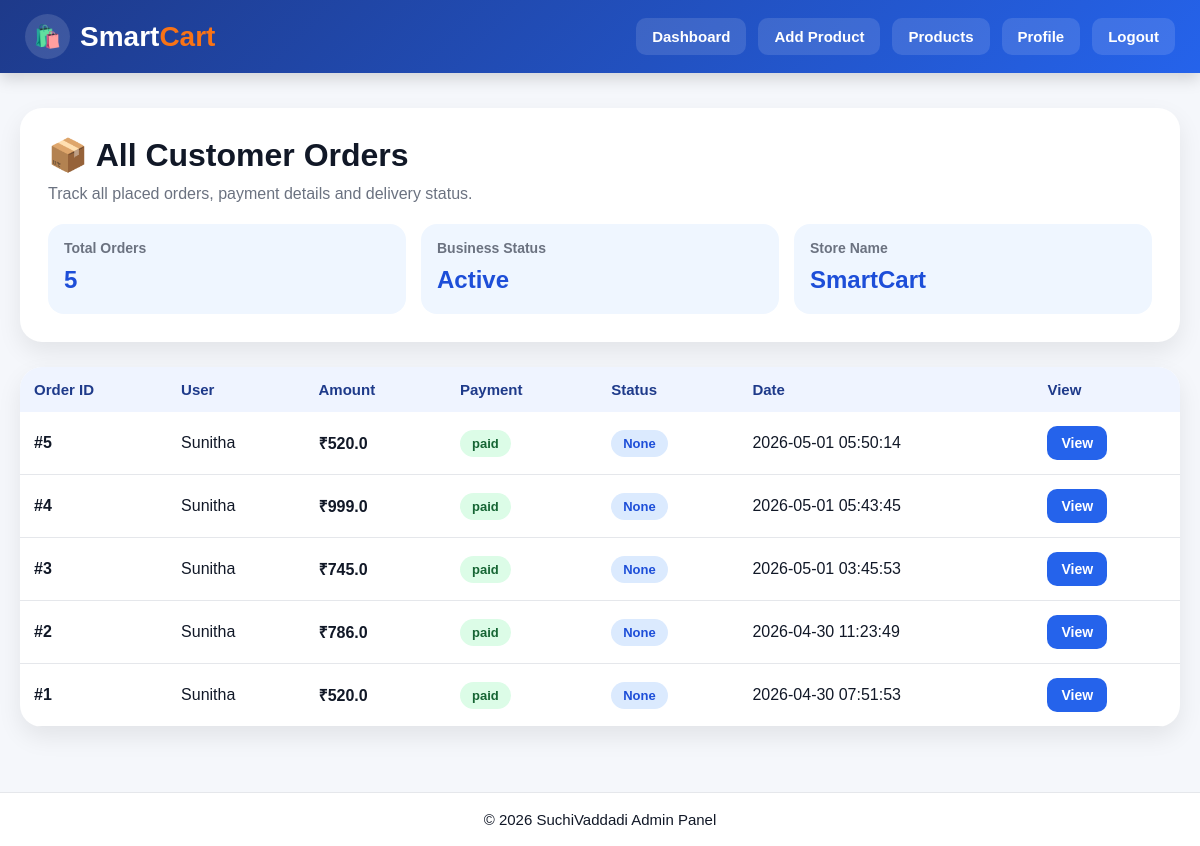
/admin/orders (signed in), run on the app's committed database.
### tables this page shows
CREATE TABLE orders (
    order_id INTEGER PRIMARY KEY AUTOINCREMENT,
    user_id INTEGER,
    razorpay_order_id TEXT,
    razorpay_payment_id TEXT,
    amount REAL,
    payment_status TEXT,
    order_status TEXT,
    created_at TIMESTAMP DEFAULT CURRENT_TIMESTAMP
, address_id INTEGER);

CREATE TABLE users (
    user_id INTEGER PRIMARY KEY AUTOINCREMENT,
    name TEXT NOT NULL,
    email TEXT UNIQUE NOT NULL,
    password TEXT NOT NULL,
    profile_image TEXT
);

### app.py (the view)
@app.route('/admin/orders')
def admin_orders():
    if 'admin_id' not in session:
        flash("Please login as admin!", "danger")
        return redirect('/admin-login')
    conn = get_db_connection()
    cursor = conn.cursor()
    cursor.execute("""
        SELECT o.order_id, o.user_id, o.amount,
               o.payment_status, o.order_status, o.created_at,
               u.name AS username
        FROM orders o
        LEFT JOIN users u ON o.user_id = u.user_id
        ORDER BY o.created_at DESC
    """)
    orders = cursor.fetchall()
    cursor.close()
    conn.close()
    return render_template("admin/order_list.html", orders=orders)

### app.py (called while the page is built)
def get_db_connection():
    conn = sqlite3.connect(config.DB_NAME)
    conn.row_factory = sqlite3.Row
    return conn

### templates/admin/order_list.html (shortened to what this page needs)
<!DOCTYPE html>
<html lang="en">
<head>
</head>
<body>
<div class="navbar">
    <div class="logo">
        <div class="logo-icon">🛍️</div>
        <h1>Smart<span>Cart</span></h1>
    </div>
    <div class="nav-links" id="navMenu">
        <a href="/admin-dashboard">Dashboard</a>
        <a href="/admin/add-item">Add Product</a>
        <a href="/admin/item-list">Products</a>
        <a href="/admin/profile">Profile</a>
        <a href="/admin-logout">Logout</a>
    </div>
</div>
<div class="container">
    <div class="header-card">
        <h2>📦 All Customer Orders</h2>
        <p>Track all placed orders, payment details and delivery status.</p>
        <div class="stats">
            <div class="stat-box">
                <h4>Total Orders</h4>
                <p>{{ orders|length }}</p>
            </div>
            <div class="stat-box">
                <h4>Business Status</h4>
                <p>Active</p>
            </div>
            <div class="stat-box">
                <h4>Store Name</h4>
                <p>SmartCart</p>
            </div>
        </div>
    </div>
    <div class="table-card">
        <div class="table-wrap">
            <table>
                <tr>
                    <th>Order ID</th>
                    <th>User</th>
                    <th>Amount</th>
                    <th>Payment</th>
                    <th>Status</th>
                    <th>Date</th>
                    <th>View</th>
                </tr>
                {% for order in orders %}
                <tr>
                    <td><strong>#{{ order.order_id }}</strong></td>
                    <td>{{ order.username }}</td>
                    <td><strong>₹{{ order.amount }}</strong></td>
                    <td><span class="badge payment">{{ order.payment_status }}</span></td>
                    <td><span class="badge status">{{ order.order_status }}</span></td>
                    <td>{{ order.created_at }}</td>
                    <td>
                        <a class="btn" href="/admin/order/{{ order.order_id }}">View</a>
                    </td>
                </tr>
                {% endfor %}
            </table>
        </div>
    </div>
</div>
<footer class="footer">
    © 2026 SuchiVaddadi Admin Panel
</footer>
</body>
</html>

### templates/admin/order_list.html (style rules this page uses)
* { margin:0; padding:0; box-sizing:border-box; font-family:Arial,sans-serif; }
html { scroll-behavior:smooth; }
body { background:#f5f7fb; color:#111827; min-height:100vh; display:flex; flex-direction:column; }
.navbar { width:100%; background:linear-gradient(135deg,#1e3a8a,#2563eb); padding:14px 25px; display:flex; justify-content:space-between; align-items:center; gap:15px; position:sticky; top:0; z-index:1000; box-shadow:0 6px 15px rgba(0,0,0,.15); }
.logo { display:flex; align-items:center; gap:10px; color:#fff; }
.logo-icon { width:45px; height:45px; border-radius:50%; background:#ffffff22; display:flex; align-items:center; justify-content:center; font-size:22px; }
.logo h1 { font-size:28px; font-weight:800; }
.logo h1 span { color:#f97316; }
.nav-links { display:flex; gap:12px; align-items:center; }
.nav-links a { text-decoration:none; color:#fff; padding:10px 16px; border-radius:10px; font-size:15px; font-weight:700; background:rgba(255,255,255,.12); transition:.3s; }
.container { max-width:1250px; width:100%; margin:35px auto; padding:0 20px; flex:1; }
.header-card { background:#fff; border-radius:22px; padding:28px; box-shadow:0 10px 25px rgba(0,0,0,.08); margin-bottom:25px; }
.header-card h2 { font-size:32px; margin-bottom:8px; }
.header-card p { color:#6b7280; line-height:1.5; }
.stats { margin-top:18px; display:grid; grid-template-columns:repeat(auto-fit,minmax(180px,1fr)); gap:15px; }
.stat-box { background:#eff6ff; padding:16px; border-radius:16px; }
.stat-box h4 { font-size:14px; color:#6b7280; margin-bottom:6px; }
.stat-box p { font-size:24px; font-weight:800; color:#1d4ed8; word-break:break-word; }
.table-card { background:#fff; border-radius:22px; box-shadow:0 10px 25px rgba(0,0,0,.08); overflow:hidden; }
.table-wrap { overflow-x:auto; }
table { width:100%; border-collapse:collapse; min-width:900px; }
th { background:#eff4ff; color:#1e3a8a; padding:14px; text-align:left; font-size:15px; }
td { padding:14px; border-bottom:1px solid #e5e7eb; vertical-align:middle; }
.badge { padding:6px 12px; border-radius:20px; font-size:13px; font-weight:700; display:inline-block; }
.payment { background:#dcfce7; color:#166534; }
.status { background:#dbeafe; color:#1d4ed8; }
.btn { display:inline-block; padding:9px 14px; background:#2563eb; color:#fff; text-decoration:none; border-radius:10px; font-size:14px; font-weight:700; }
.footer { width:100%; text-align:center; padding:18px 15px; background:#ffffff; color:#111827; font-size:15px; border-top:1px solid #e5e7eb; margin-top:30px; }

### data on the page
orders: order_id "5", username "Sunitha", amount "520.0", payment_status "paid", order_status "None", created_at "2026-05-01 05:50:14"
orders: order_id "4", username "Sunitha", amount "999.0", payment_status "paid", order_status "None", created_at "2026-05-01 05:43:45"
orders: order_id "3", username "Sunitha", amount "745.0", payment_status "paid", order_status "None", created_at "2026-05-01 03:45:53"
orders: order_id "2", username "Sunitha", amount "786.0", payment_status "paid", order_status "None", created_at "2026-04-30 11:23:49"
orders: order_id "1", username "Sunitha", amount "520.0", payment_status "paid", order_status "None", created_at "2026-04-30 07:51:53"

### other printed values
{{ orders|length }} "5"
